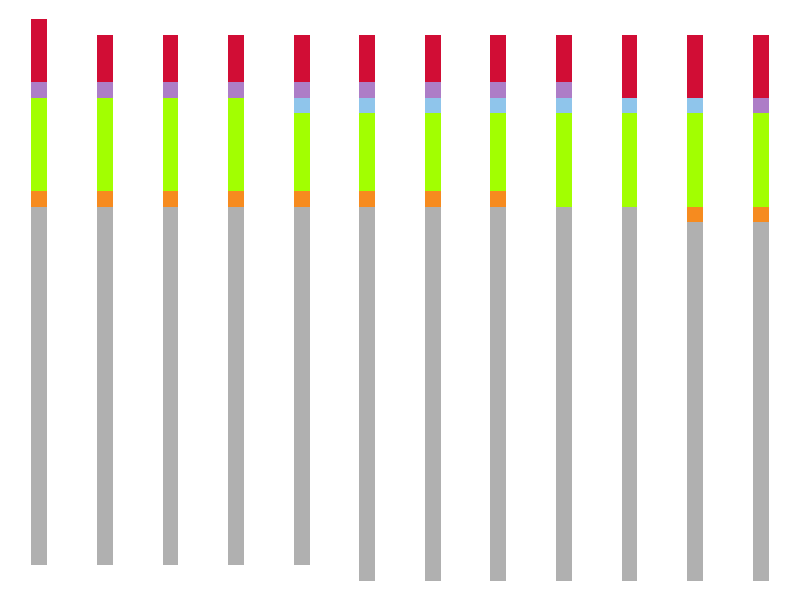
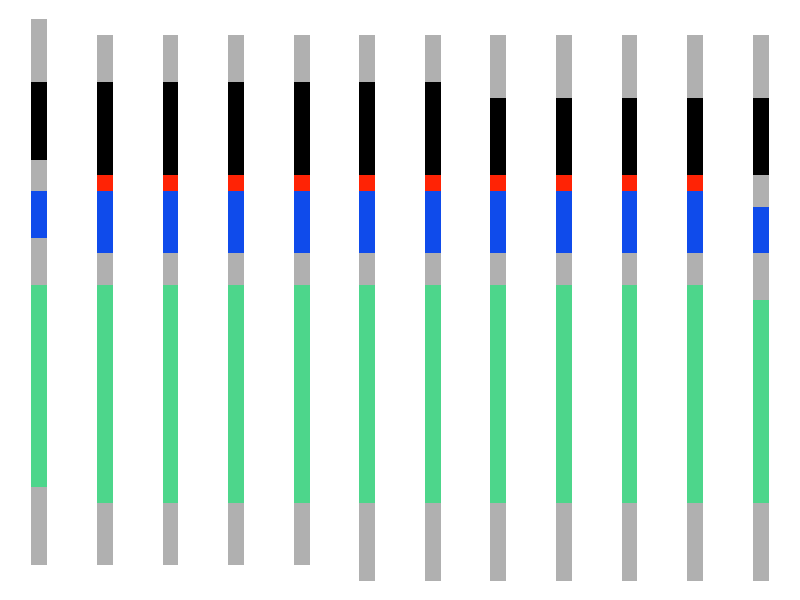
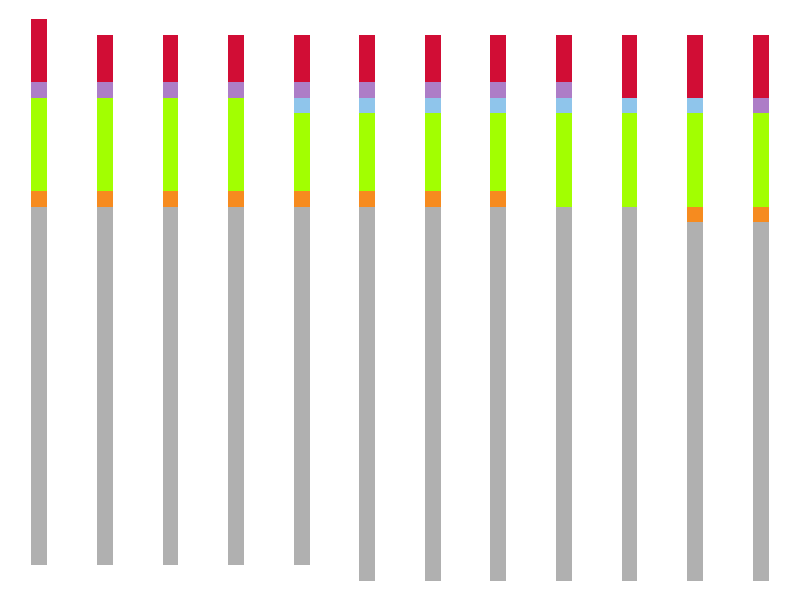
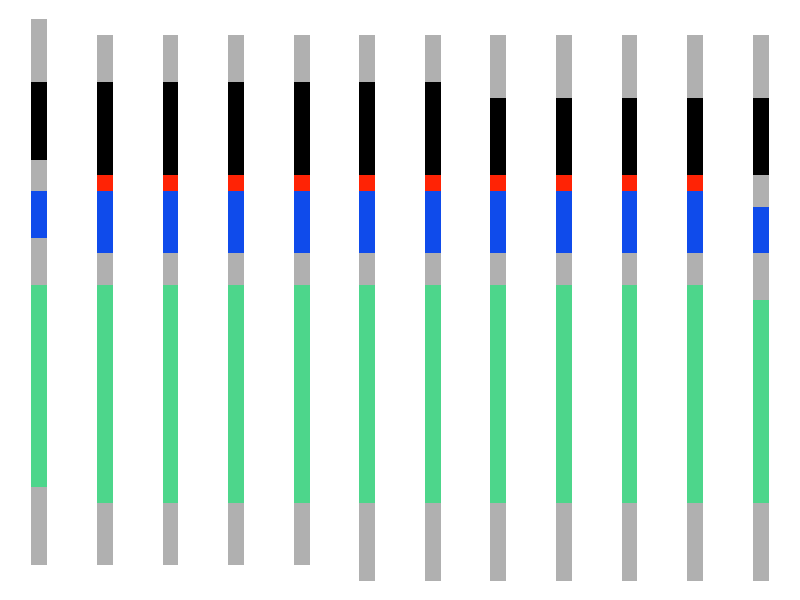

These figures' R source, in order:
library(tidyverse)

# =========================================================================
# EDIT THESE SECTIONS
# =========================================================================

timeline_start <- ymd("1992-06-01")

# Number of future months to include in the visual.
# 0 = current month only
# 1 = include next month
# 2 = include the next two months
months_ahead <- 1

timeline_end <- floor_date(today(), "month") %m+%
  months(months_ahead)


career_history <- tribble(
  ~start_date  , ~role                                             ,
  "1992-06-01" , "School"                                          ,
  "2015-11-01" , "Physical preparation assistant"                  ,
  "2016-09-01" , "Sports scientist and athletic performance coach" ,
  "2022-05-01" , "Sports scientist"                                ,
  "2022-12-01" , "Senior business insights analyst"                ,
  "2023-10-01" , "Senior data scientist"
) |>
  mutate(start_date = ymd(start_date))


education_history <- tribble(
  ~start_date  , ~education                          ,
  "1992-06-01" , "Nothing"                           ,
  "1997-02-01" , "School"                            ,
  "2010-12-01" , "Nothing"                           ,
  "2013-02-01" , "B Sport & Exercise Science"        ,
  "2016-12-01" , "Nothing"                           ,
  "2017-02-01" , "B Sport & Exercise Science (Hons)" ,
  "2017-12-01" , "Nothing"                           ,
  "2018-02-01" , "PhD Sport & Exercise Science"      ,
  "2023-08-01" , "Nothing"
) |>
  mutate(start_date = ymd(start_date))


job_colors <- c(
  "School" = "#B0B0B0",
  "Physical preparation assistant" = "#f68b1f",
  "Sports scientist and athletic performance coach" = "#a2ff01",
  "Sports scientist" = "#8fc5eb",
  "Senior business insights analyst" = "#ad7dc7",
  "Senior data scientist" = "#d10d35"
)


education_colors <- c(
  "Nothing" = "#B0B0B0",
  "School" = "#4DD68B",
  "B Sport & Exercise Science" = "#0f4beb",
  "B Sport & Exercise Science (Hons)" = "#ff2305",
  "PhD Sport & Exercise Science" = "#000000"
)


output_dir <- "outputs"


# =========================================================================
# EVERYTHING BELOW HERE SHOULD RARELY NEED EDITING
# =========================================================================

build_timeline <- function(
  start_date,
  end_date,
  career_history,
  education_history
) {
  tibble(
    date = seq(start_date, end_date, by = "month")
  ) |>
    mutate(
      month = factor(
        month(date),
        levels = 1:12,
        labels = month.abb
      ),
      life_year = year(date) - year(start_date)
    ) |>
    left_join(
      career_history,
      join_by(closest(date >= start_date))
    ) |>
    left_join(
      education_history,
      join_by(closest(date >= start_date)),
      suffix = c("_career", "_education")
    )
}


make_timeline_plot <- function(
  data,
  variable,
  colors
) {
  ggplot(
    data,
    aes(
      x = month,
      y = life_year,
      color = {{ variable }}
    )
  ) +
    geom_point(
      size = 5,
      shape = 15,
      show.legend = FALSE
    ) +
    scale_color_manual(
      values = colors,
      drop = FALSE
    ) +
    theme_void()
}


save_timeline_plot <- function(
  plot,
  filename,
  output_dir = "."
) {
  ggsave(
    filename = file.path(output_dir, filename),
    plot = plot,
    height = 16.6,
    width = 6,
    units = "cm"
  )
}


life_data <- build_timeline(
  start_date = timeline_start,
  end_date = timeline_end,
  career_history = career_history,
  education_history = education_history
)


job_plot <- life_data |>
  mutate(
    role = factor(
      role,
      levels = names(job_colors)
    )
  ) |>
  make_timeline_plot(
    variable = role,
    colors = job_colors
  )


education_plot <- life_data |>
  mutate(
    education = factor(
      education,
      levels = names(education_colors)
    )
  ) |>
  make_timeline_plot(
    variable = education,
    colors = education_colors
  )


job_plot
education_plot


save_timeline_plot(
  plot = job_plot,
  filename = paste0(today(), "_job_plot.png"),
  output_dir = output_dir
)


save_timeline_plot(
  plot = education_plot,
  filename = paste0(today(), "_education_plot.png"),
  output_dir = output_dir
)
